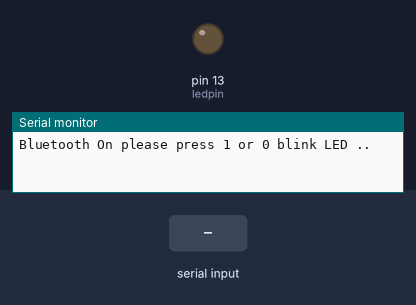
A sketch run on a simulated Arduino Uno, built with avr-gcc and run on an emulated ATmega328P. On the bench: output pins drawn as LEDs (lit = HIGH), the last lines printed to the serial monitor. The inputs (shaded band) are chosen by the test bench.

Above: at 1.2 s.
1.3 s: "1" received over Serial
At 2.6 s:
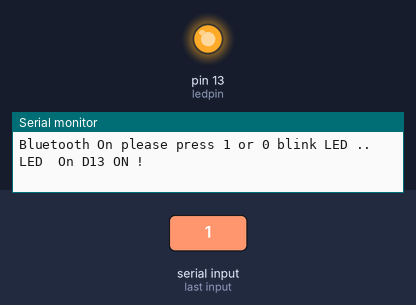
2.9 s: "0" received over Serial
At 3.9 s:
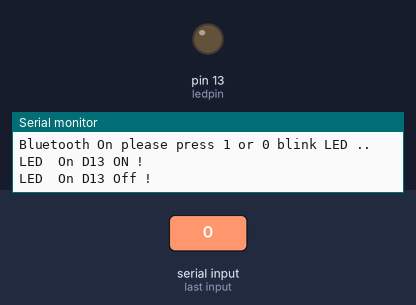
Timing chart, 0 to 5.9 s (numbered marks = the images above; inputs shaded):
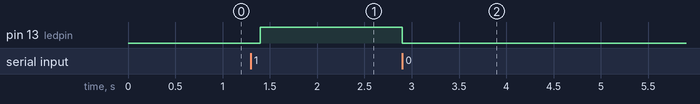

The sketch:

bluetooth_with_battery.ino
```cpp
int ledpin=13; // led on D13 will show blink on / off
int BluetoothData; // the data given from Computer

void setup() {
  // put your setup code here, to run once:
  Serial.begin(9600);
  Serial.println("Bluetooth On please press 1 or 0 blink LED ..");
  pinMode(ledpin,OUTPUT);
}

void loop() {
  // put your main code here, to run repeatedly:
   if (Serial.available()){
BluetoothData=Serial.read();
   if(BluetoothData=='1'){   // if number 1 pressed ....
   digitalWrite(ledpin,1);
   Serial.println("LED  On D13 ON ! ");
   }
  if (BluetoothData=='0'){// if number 0 pressed ....
  digitalWrite(ledpin,0);
   Serial.println("LED  On D13 Off ! ");
  }
}
delay(100);// prepare for next data ...
}
```

Measured:
- after the input at 1.3 s, pin 13 (ledpin): LOW → HIGH after 0.10 s
- after the input at 2.9 s, pin 13 (ledpin): HIGH → LOW at once
